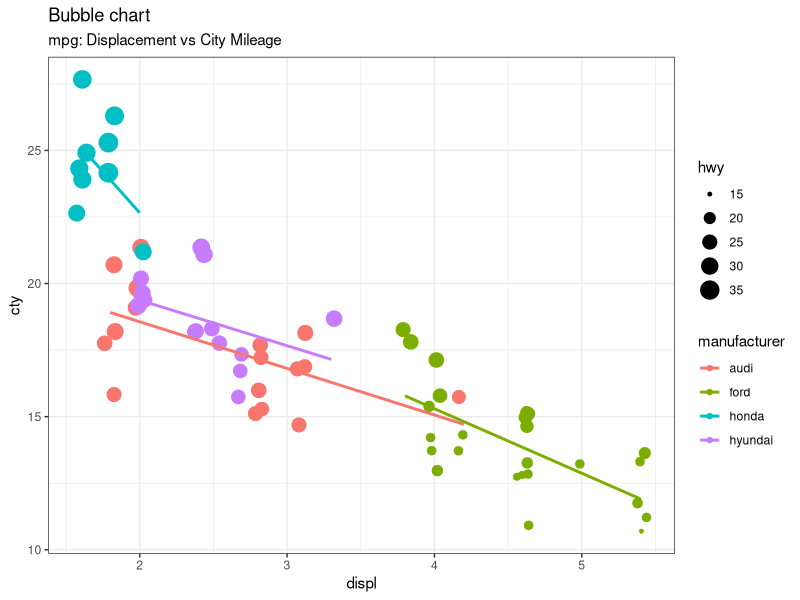

The R script that drew this image:
## ---- chunk 1
options(width = 70)
## ---- chunk 2
vec <- c(1, 2, 3)
print(vec)
## ---- chunk 3
vec2 <- c(10, 20, 30)
vec3 <- vec * vec2
print(vec3)     
## ---- chunk 4
r_vec <- c(1, 2, 3, 4, 5)

reduce_sum <- function(...) {
  Reduce(sum, as.list(...))
}
## ---- chunk 5
print(r_vec)
print(reduce_sum(r_vec))
## ---- chunk 6
# load package and data
library(ggplot2)
data(mpg, package="ggplot2")

mpg_select <- mpg[
  mpg$manufacturer %in% c("audi", "ford", "honda", "hyundai"),
]

# Scatterplot
theme_set(theme_bw())  # pre-set the bw theme.
g <- ggplot(mpg_select, aes(displ, cty)) +
  labs(subtitle="mpg: Displacement vs City Mileage",
       title="Bubble chart")

g + geom_jitter(aes(col=manufacturer, size=hwy)) +
  geom_smooth(aes(col=manufacturer), method="lm", se=F)
